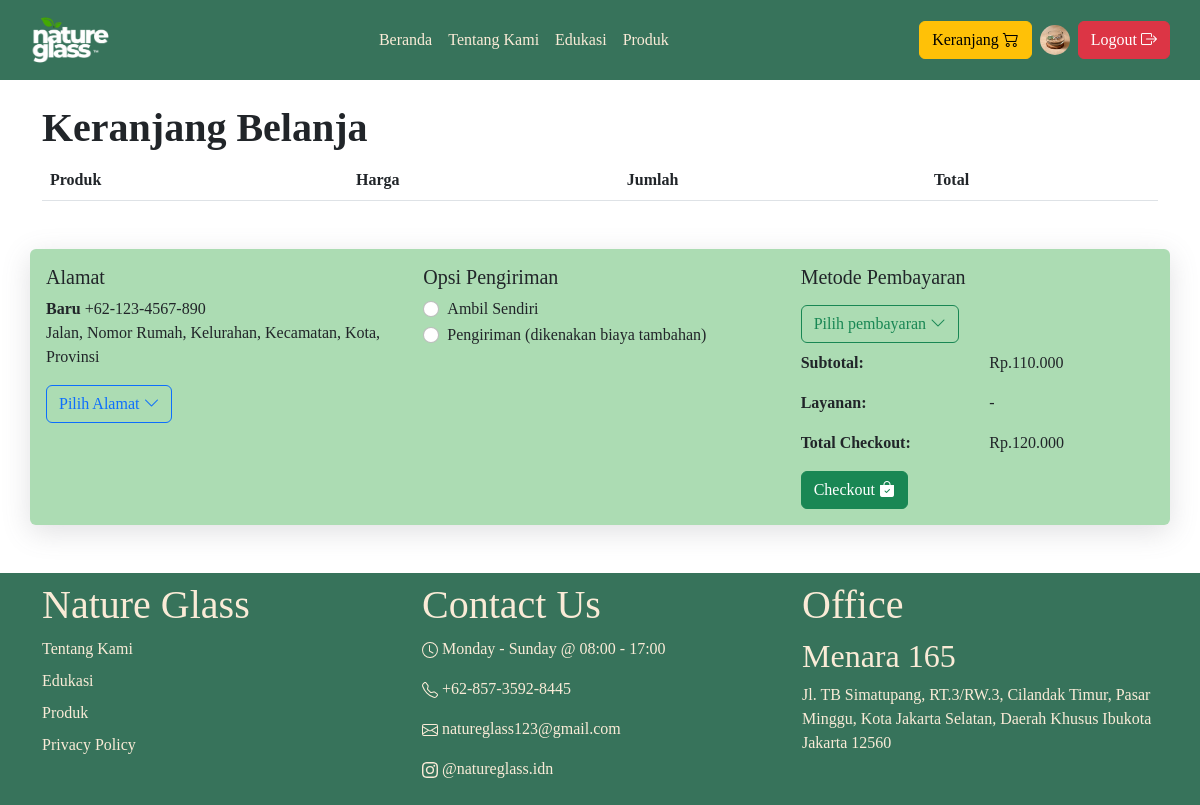
/index.php?p=cart (signed in), run on an earlier commit of the app's database.
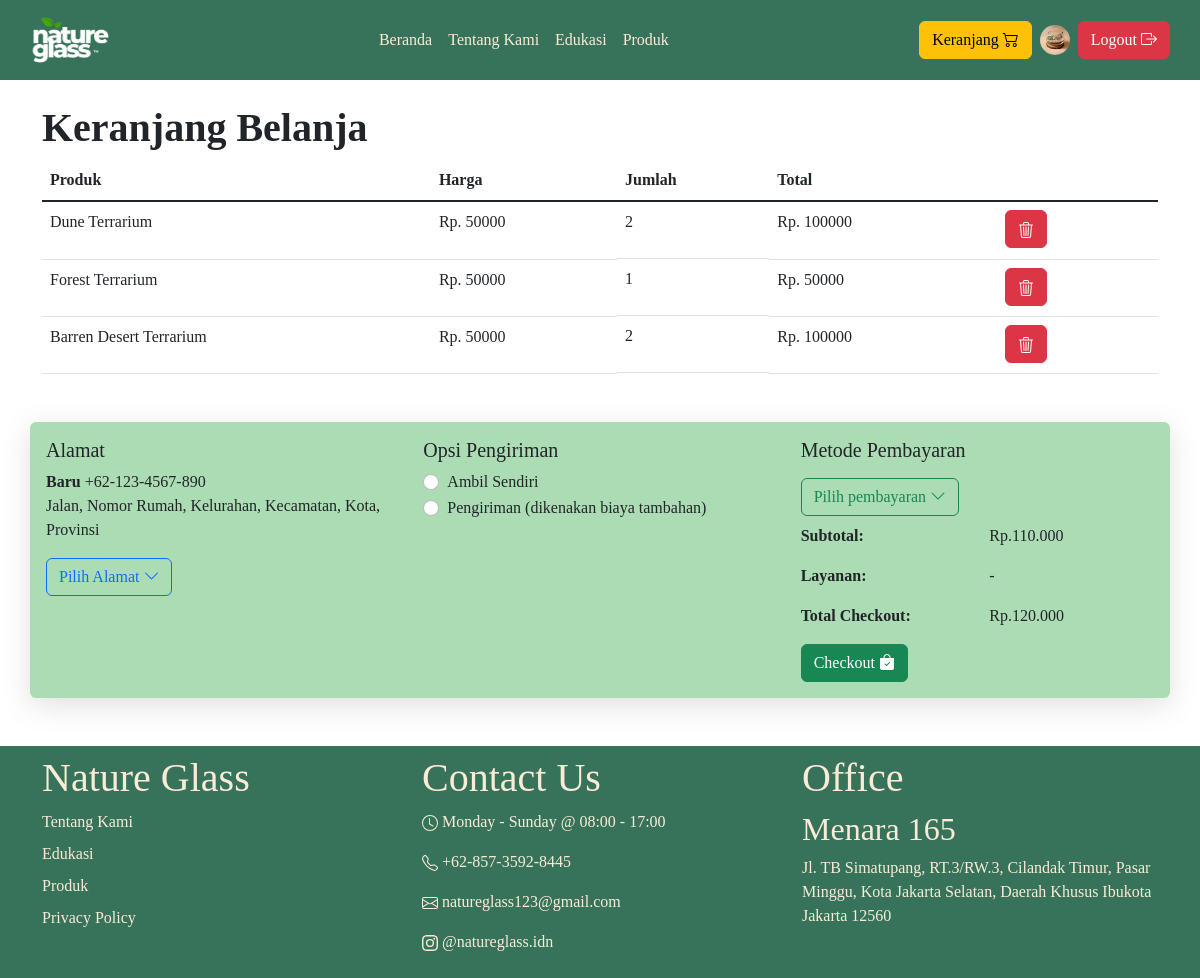
And on a later commit of the database.
### tables this page shows
CREATE TABLE `cart` (
  `id_cart` int(5) NOT NULL,
  `id` int(10) NOT NULL,
  `id_product` int(10) NOT NULL,
  `qty` int(10) NOT NULL
);

CREATE TABLE `product` (
  `id_product` int(10) NOT NULL,
  `p_name` varchar(50) NOT NULL,
  `p_description` text NOT NULL,
  `p_price` int(10) NOT NULL
);

### inc.connection.php (called while the page is built, shortened)
<?php
class Connection{
    private $host = "localhost";
    private $struser = "root";
    private $strpassword = "";
    function __construct()
    {
        $conn = mysqli_connect($this->host, $this->struser, $this->strpassword);
        $this->connection = $conn;
    }
}
?>

### class/cart.php (called while the page is built, shortened)
<?php
class Cart extends Connection {
    public function getCartProducts($id) {
        $sql = "SELECT cart.*, product.p_name, product.p_price FROM cart
                JOIN product ON cart.id_product = product.id_product
                WHERE cart.id = '$id'";
        $result = mysqli_query($this->connection, $sql);
        $cartProducts = [];
        if (mysqli_num_rows($result) > 0) {
            while ($row = mysqli_fetch_assoc($result)) {
                $cartProducts[] = $row;
            }
        }
        return $cartProducts;
    }
}
?>

### pages/cart.php (the view, shortened to what this page needs)
<?php
include './class/cart.php';
$id = $_SESSION['id'];
$cart = new Cart();
$cart->getCartProducts($id);
$cartProducts = $cart->getCartProducts($id);
?>
<div style="font-family: 'Poppins';">
    <section class="container mb-5" id="tabel">
        <h1 class="fw-bold">Keranjang Belanja</h1>
        <table class="table">
            <thead>
                <tr>
                    <th>Produk</th>
                    <th>Harga</th>
                    <th>Jumlah</th>
                    <th colspan="2">Total</th>
                </tr>
            </thead>
            <tbody>
            <?php foreach ($cartProducts as $cartProduct): ?>
                <tr>
                    <td><?php echo $cartProduct['p_name']; ?></td>
                    <td>Rp. <?php echo $cartProduct['p_price']; ?></td>
                    <td class="d-flex justify-content-start gap-2">
                        <p id="amount" class="align-items-center"><?php echo $cartProduct['qty']; ?></p>
                    </td>
                    <td>Rp. <?php echo $cartProduct['p_price']*$cartProduct['qty']; ?></td>
                    <td>
                        <div class="form-check">
                                <button class="btn btn-danger" name="deleteProduct">
                                </button>
                        </div>
                    </td>
                </tr>
                <?php endforeach; ?>
            </tbody>
        </table>
    </section>
    <section class="container mb-5 rounded p-3" id="alamat" style="background-color:rgb(172, 220, 179); box-shadow: rgba(100, 100, 111, 0.2) 0px 7px 29px 0px;">
        <div class="row">
            <div class="col">
                <h5>Alamat</h5>
                <p class="d-inline" id="name"><strong><?php echo $_SESSION['username']?></strong></p>
                <p class="d-inline" id="phone">+62-123-4567-890</p>
                <p>Jalan, Nomor Rumah, Kelurahan, Kecamatan, Kota, Provinsi</p>
                <a class="btn btn-outline-primary" href="index.php?p=formAddress&id=<?php echo $_SESSION['id']?>">Pilih Alamat <i class="bi bi-chevron-down"></i></a>
            </div>
            <div class="col">
                <h5>Opsi Pengiriman</h5>
                <div class="form-check">
                    <input class="form-check-input" type="radio" name="flexRadioDefault" id="pickup">
                    <label class="form-check-label" for="pickup">
                        Ambil Sendiri
                    </label>
                </div>
                <div class="form-check">
                    <input class="form-check-input" type="radio" name="flexRadioDefault" id="delivery">
                    <label class="form-check-label" for="delivery">
                        Pengiriman (dikenakan biaya tambahan)
                    </label>
                </div>
            </div>
            <div class="col">
                <h5>Metode Pembayaran</h5>
                <button class="btn btn-outline-success my-2">Pilih pembayaran <i class="bi bi-chevron-down"></i></button>
                <div class="row d-flex justify-content-between">
                    <div class="col">
                        <b>Subtotal:</b>
                    </div>
                    <div class="col">
                        <p id="subtotal">Rp.110.000</p>
                    </div>
                </div>
                <div class="row d-flex justify-content-between">
                    <div class="col">
                        <b>Layanan:</b>
                    </div>
                    <div class="col">
                        <p id="layanan">-</p>
                    </div>
                </div>
                <div class="row d-flex justify-content-between">
                    <div class="col">
                        <b>Total Checkout:</b>
                    </div>
                    <div class="col">
                        <p id="total">Rp.120.000</p>
                    </div>
                </div>
                <button class="btn btn-success">Checkout <i class="bi bi-bag-check-fill"></i></button>
            </div>
        </div>
    </section>
</div>

### index.php (shortened to what this page needs)
<?php
    if (!isset($_SESSION["role"])) {
        include("header.php");
    } else {
        include("headerUser.php");
    }
    require("inc.connection.php")
?>
    <?php
    $pages_dir = 'pages';
    if(!empty($_GET['p'])){
    $pages = scandir($pages_dir, 0);
    unset($pages[0], $pages[1]);
    $p = $_GET['p'];
    if(in_array($p.'.php', $pages)){
    include($pages_dir.'/'.$p.'.php');
    } else {
    echo 'Halaman tidak ditemukan! :(';
    }
    } else {
        include "pages/home.php";
    }
    ?>
    </main>
<?php
    include("footer.php");
?>

### headerUser.php (shortened to what this page needs)
<!DOCTYPE html>
<html lang="en">
<head>
    <link href="https://stackpath.bootstrapcdn.com/bootstrap/5.1.3/css/bootstrap.min.css" rel="stylesheet">
    <link href="https://cdn.jsdelivr.net/npm/bootstrap@5.2.3/dist/css/bootstrap.min.css" rel="stylesheet">
    <link rel="stylesheet" href="https://cdn.jsdelivr.net/npm/bootstrap-icons@1.5.0/font/bootstrap-icons.css">
</head>
<body>
    <header style="background-color: #37735B; color:antiquewhite;font-family: Montserrat;">
        <nav class="navbar container">
            <a class="navbar-brand" href="index.php?p=home">
            <img src="assets/nature glass.png" height="50" class="d-inline-block align-text-top">
            </a>
            <div class="d-flex align-middle">
                <a class="nav-link m-2" href="index.php?p=home">Beranda</a>
                <a class="nav-link m-2" href="index.php?p=about">Tentang Kami</a>
                <a class="nav-link m-2" href="index.php?p=education">Edukasi</a>
                <a class="nav-link m-2" href="index.php?p=catalogue">Produk</a>
            </div>
            <div class="d-flex align-items-center gap-2">
                <a class="btn btn-warning" href="index.php?p=cart">Keranjang <i class="bi bi-cart2"></i></a>
                <img src="./assets/Dune Terrarium.jpg" class="rounded-circle" width="30px" height="30px" alt="Avatar">
                <a class="btn btn-danger" href="index.php?p=logout">Logout <i class="bi bi-box-arrow-right"></i></a>
            </div>
        </nav>
    </header>
    <br>
    <main>

### footer.php (shortened to what this page needs)
    <footer class="bd-footer py-2 bg-body-tertiary absolute-bottom" style="font-family: Montserrat; background-color: #37735B; color:antiquewhite; text-decoration: none;">
        <div class="container">
            <div class="row">
                <div class="col flex-column">
                    <h1>Nature Glass</h1>
                    <a class="nav-link my-2" href="index.php?p=about">Tentang Kami</a>
                    <a class="nav-link my-2" href="#">Edukasi</a>
                    <a class="nav-link my-2" href="index.php?p=catalogue">Produk</a>
                    <a class="nav-link my-2" href="#">Privacy Policy</a>
                </div>
                <div class="col flex-column">
                    <h1>Contact Us</h1>
                    <div class="mb-3">
                        <svg xmlns="http://www.w3.org/2000/svg" width="16" height="16" fill="currentColor" class="bi bi-clock" viewBox="0 0 16 16">
                          <path d="M8 3.5a.5.5 0 0 0-1 0V9a.5.5 0 0 0 .252.434l3.5 2a.5.5 0 0 0 .496-.868L8 8.71z"/>
                          <path d="M8 16A8 8 0 1 0 8 0a8 8 0 0 0 0 16m7-8A7 7 0 1 1 1 8a7 7 0 0 1 14 0"/>
                        </svg>
                        <p class="d-inline">Monday - Sunday @ 08:00 - 17:00</p>
                    </div>
                    <div class="mb-3">
                        <a class="nav-link d-inline" href="https://wa.me/+6285735928445">+62-857-3592-8445</a>
                    </div>
                    <div class="mb-3">
                        <a class="nav-link d-inline" href="mailto:natureglass123@gmail.com">natureglass123@gmail.com</a>
                    </div>
                    <div class="mb-3">
                        <a class="nav-link d-inline" href="https://www.instagram.com/natureglass.idn">@natureglass.idn</a>
                    </div>
                </div>
                <div class="col flex-column">
                    <h1>Office</h1>
                    <h2>Menara 165</h2>
                    <p>Jl. TB Simatupang, RT.3/RW.3, Cilandak Timur, Pasar Minggu, Kota Jakarta Selatan, Daerah Khusus Ibukota Jakarta 12560</p>
                </div>
            </div>
        </div>
    </footer>
</body>
</html>

What changed in the data, as far as the page shows it:
added cart: id_product.p_name "Dune Terrarium", id_product.p_price "50000", qty "2", $cartProduct['p_price']*$cartProduct['qty'] "100000"
added cart: id_product.p_name "Forest Terrarium", id_product.p_price "50000", qty "1", $cartProduct['p_price']*$cartProduct['qty'] "50000"
added cart: id_product.p_name "Barren Desert Terrarium", id_product.p_price "50000", qty "2", $cartProduct['p_price']*$cartProduct['qty'] "100000"
